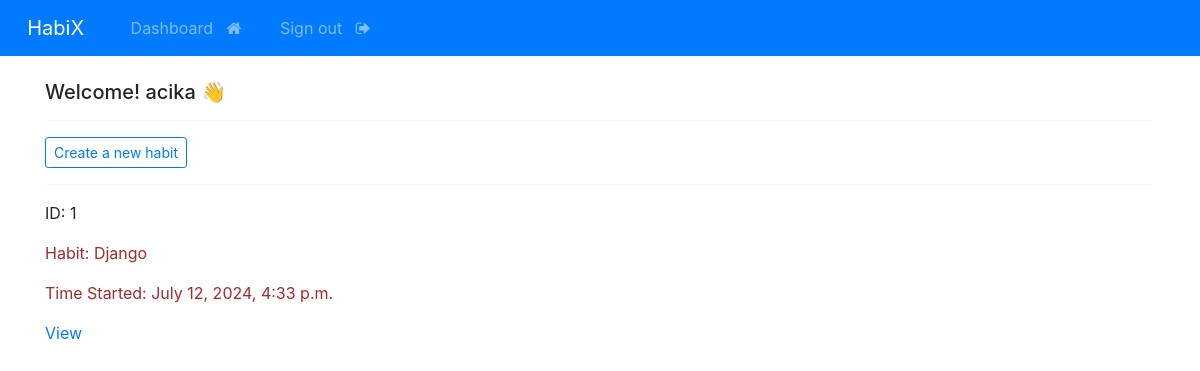
Page /dashboard (signed in) on the earlier database version.
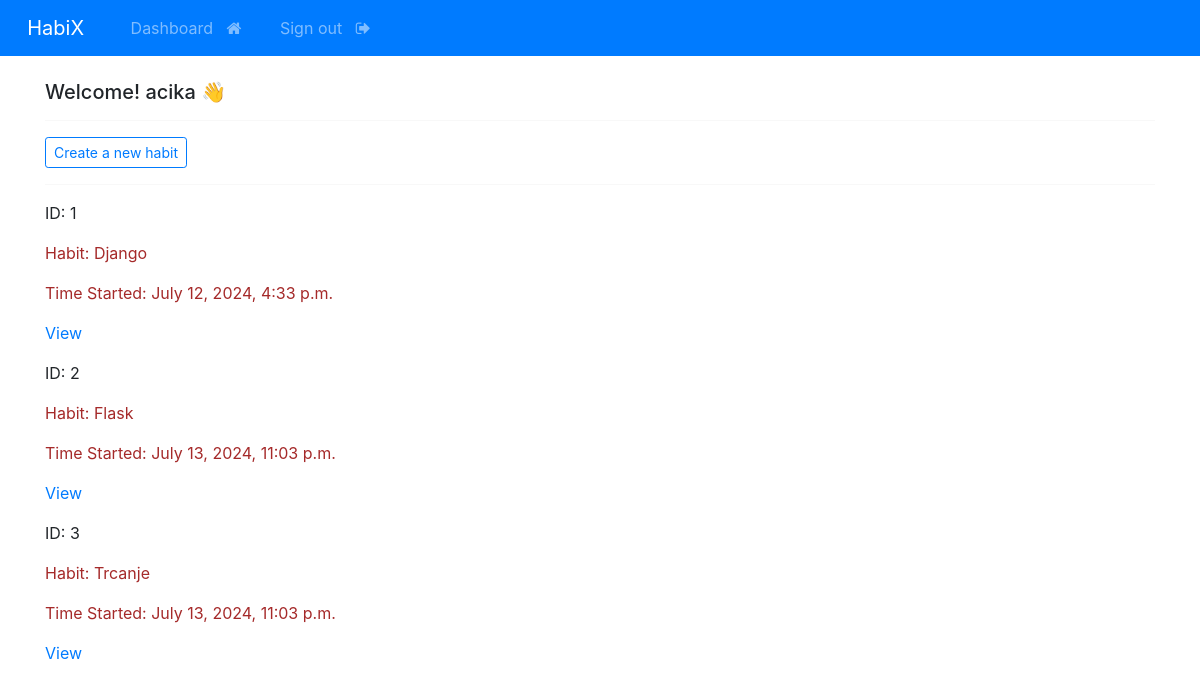
Same page on the later database version.
### main/models.py (models this page shows, shortened)
class Habit(models.Model):
    habit = models.CharField(max_length=200)
    created = models.DateTimeField(auto_now_add=True)
    day_1 = models.BooleanField(default=False)
    day_2 = models.BooleanField(default=False)
    day_3 = models.BooleanField(default=False)
    day_4 = models.BooleanField(default=False)
    day_5 = models.BooleanField(default=False)
    day_6 = models.BooleanField(default=False)
    day_7 = models.BooleanField(default=False)
    day_8 = models.BooleanField(default=False)
    day_9 = models.BooleanField(default=False)
    day_10 = models.BooleanField(default=False)
    day_11 = models.BooleanField(default=False)
    day_12 = models.BooleanField(default=False)
    day_13 = models.BooleanField(default=False)
    day_14 = models.BooleanField(default=False)
    day_15 = models.BooleanField(default=False)
    day_16 = models.BooleanField(default=False)
    day_17 = models.BooleanField(default=False)
    day_18 = models.BooleanField(default=False)
    day_19 = models.BooleanField(default=False)
    day_20 = models.BooleanField(default=False)
    day_21 = models.BooleanField(default=False)
    day_22 = models.BooleanField(default=False)
    day_23 = models.BooleanField(default=False)
    day_24 = models.BooleanField(default=False)
    day_25 = models.BooleanField(default=False)
    day_26 = models.BooleanField(default=False)
    day_27 = models.BooleanField(default=False)
    day_28 = models.BooleanField(default=False)
    day_29 = models.BooleanField(default=False)
    day_30 = models.BooleanField(default=False)
    day_31 = models.BooleanField(default=False)
    day_32 = models.BooleanField(default=False)
    day_33 = models.BooleanField(default=False)
    day_34 = models.BooleanField(default=False)
    day_35 = models.BooleanField(default=False)
    day_36 = models.BooleanField(default=False)
    day_37 = models.BooleanField(default=False)
    day_38 = models.BooleanField(default=False)
    day_39 = models.BooleanField(default=False)
    day_40 = models.BooleanField(default=False)
    day_41 = models.BooleanField(default=False)
    day_42 = models.BooleanField(default=False)
    day_43 = models.BooleanField(default=False)
    day_44 = models.BooleanField(default=False)
    day_45 = models.BooleanField(default=False)
    day_46 = models.BooleanField(default=False)
    day_47 = models.BooleanField(default=False)
    day_48 = models.BooleanField(default=False)
    day_49 = models.BooleanField(default=False)
    day_50 = models.BooleanField(default=False)

### main/views.py (the view)
# urls.py: path('dashboard', views.dashboard, name="dashboard"),
@login_required(login_url='my-login')
def dashboard(request):
    my_habits = Habit.objects.all()
    return render(request, 'main/dashboard.html', {'habits': my_habits})

### main/templates/main/dashboard.html
{% extends 'main/base.html' %}
{% block content %}
<body>
    <h5> Welcome! {{user}} 👋 </h5>
    <hr>
    <a class="btn btn-outline-primary btn-sm" href="{% url 'create-habit' %}">
	Create a new habit
    </a>
    <hr>
    {% if habits %}
        {% for habit in habits %}
            <p> ID: {{ habit.id }} </p>
            <p class="dashboard-text"> Habit: {{ habit.habit }} </p>
            <p class="dashboard-date"> Time Started: {{ habit.created }} </p>
            <p> <a href="{% url 'habit' habit.id %}"> View </a> </p>
        {% endfor %}
    {% endif %}
</body>
{% endblock %}

Differences in the rows shown:
added Habit: id "2", habit "Flask", created "July 13, 2024, 11:03 p.m."
added Habit: id "3", habit "Trcanje", created "July 13, 2024, 11:03 p.m."
